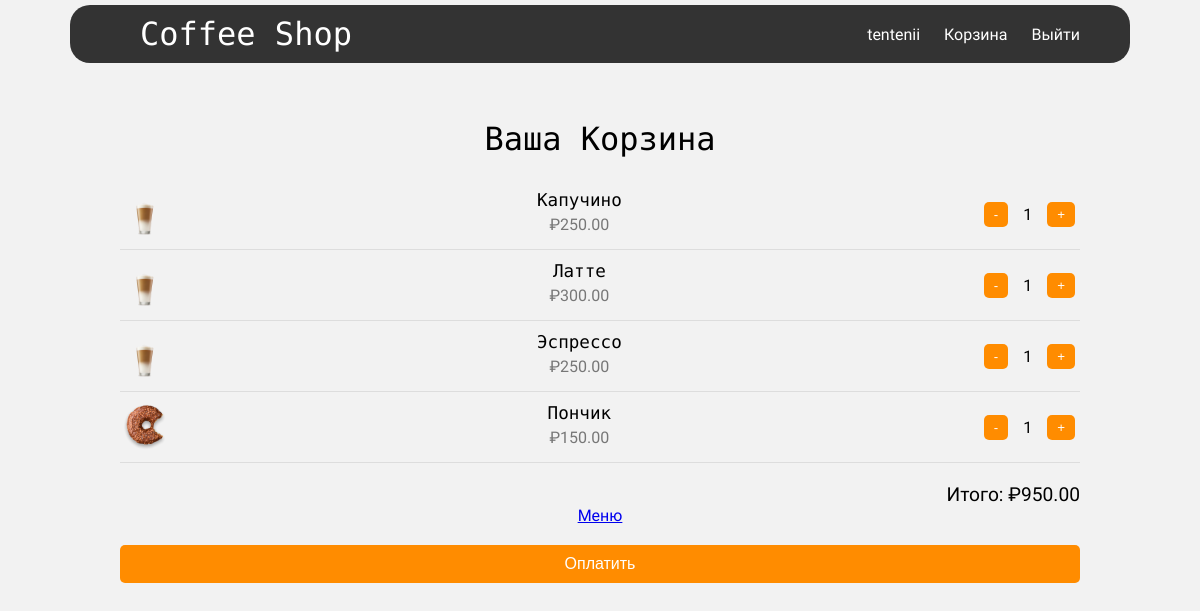
/cart/ (signed in), run on an earlier commit of the app's database.
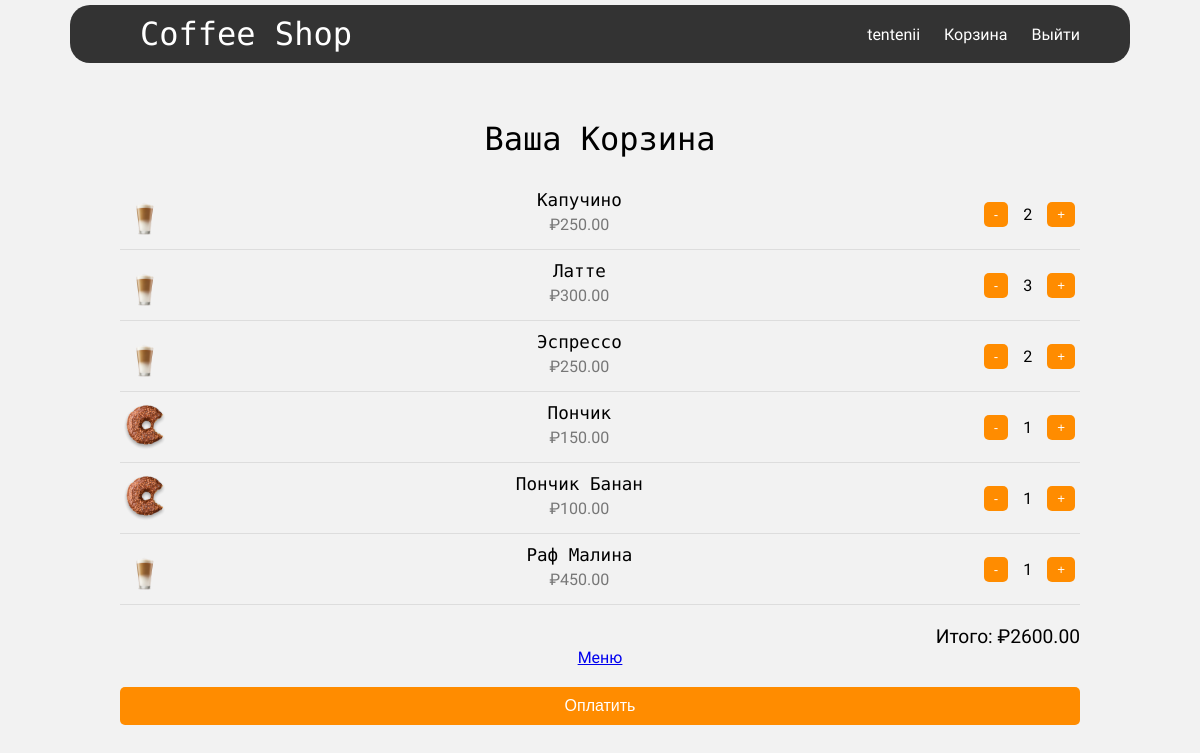
And on a later commit of the database.
### shop/models.py (models this page shows, shortened)
class CartItem(models.Model):
    cart = models.ForeignKey(Cart, on_delete=models.CASCADE)
    product = models.ForeignKey(Product, on_delete=models.CASCADE)
    quantity = models.PositiveIntegerField(default=1)

class Product(models.Model):
    CATEGORY_CHOICES = (
        ('coffee', 'Coffee'),
        ('pastry', 'Pastry'),
    )
    name = models.CharField(max_length=100)
    description = models.TextField(blank=True)
    price = models.DecimalField(max_digits=5, decimal_places=2)
    category = models.CharField(max_length=10, choices=CATEGORY_CHOICES)
    image = models.ImageField(upload_to='static/images', default='static/images/coffe_1.png')

### shop/views.py (the view)
# urls.py: path('cart/', views.view_cart, name='view_cart'),
@login_required
def view_cart(request):
    cart = get_object_or_404(Cart, user=request.user)
    cart_items = cart.cartitem_set.all()
    cart_total = sum(item.product.price * item.quantity for item in cart_items)
    return render(request, 'shop/view_cart.html', {'cart': cart, 'cart_total': cart_total})

### shop/templates/shop/view_cart.html (shortened to what this page needs)
{% extends 'shop/base.html' %}
{% load static %}
{% block content %}
<h1 class="top-block">Ваша Корзина</h1>
<div class="cart-container">
    {% for item in cart.cartitem_set.all %}
    <div class="cart-item">
        <img src="{{ item.product.image.url }}" alt="{{ item.product.name }}">
        <div class="item-info">
            <h3>{{ item.product.name }}</h3>
            <p>₽{{ item.product.price }}</p>
        </div>
        <div class="item-quantity">
            <button class="btn-decrease">-</button>
            <span>{{ item.quantity }}</span>
            <button class="btn-increase">+</button>
        </div>
    </div>
    {% endfor %}
</div>
<div class="cart-summary">
    Итого: ₽{{ cart_total }}
</div>
<a href="{% url 'product_list' %}">Меню</a>
<button id="pay-button" class="btn-pay">Оплатить</button>
{% endblock %}

What changed in the data, as far as the page shows it:
changed CartItem "Капучино": quantity "1" → "2"
changed CartItem "Латте": quantity "1" → "3"
changed CartItem "Эспрессо": quantity "1" → "2"
added CartItem: product.image (picture), product.name "Пончик Банан", product.price "100.00", quantity "1"
added CartItem: product.image (picture), product.name "Раф Малина", product.price "450.00", quantity "1"
Also different on the page:
{{ cart_total }}: "950.00" → "2600.00"
